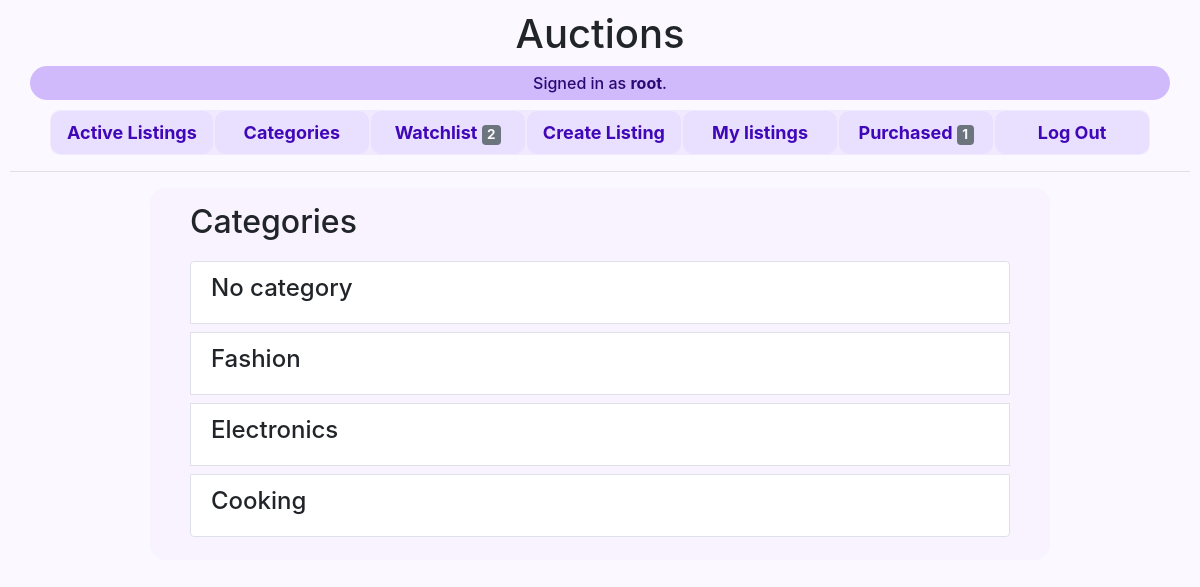
The page /categories (signed in) on the database its author committed.
### auctions/models.py (models this page shows)
class User(AbstractUser):
    pass

### auctions/views.py (the view)
# urls.py: path("categories", views.categories, name="categories"),
def categories(request):
    return render(request, "auctions/categories.html",{
        "categories": [{ "value": choice[0], "name": choice[1] } for choice in Listing._meta.get_field('category').choices]
    })

### auctions/templates/auctions/categories.html
{% extends "auctions/layout.html" %}
{% block body %}
    <h2>Categories</h2>
    <ul class="list-group">
        {% for category in categories %}
            <li class="list-group-item d-flex flex-row mb-2 border"
                onclick="location.href = `{% url 'category' category=category.value %}`">
                <h4>{{ category.name }}</h4>
            </li>
        {% endfor %}
    </ul>
{% endblock %}

### auctions/templates/auctions/layout.html (shortened to what this page needs)
{% load static %}
<!DOCTYPE html>
<html lang="en">
    <head>
        <link rel="stylesheet" href="https://stackpath.bootstrapcdn.com/bootstrap/4.4.1/css/bootstrap.min.css">
        <link href="{% static 'auctions/styles.css' %}" rel="stylesheet">
    </head>
    <body>
        <h1>Auctions</h1>
        <div id="signed-in">
            <div>
                {% if user.is_authenticated %}
                    Signed in as <strong>{{ user.username }}</strong>.
                {% else %}
                    Not signed in.
                {% endif %}
            </div>
        </div>
        <ul class="nav rounded d-flex justify-content-center"><div>
            <li class="nav-item">
                <a class="nav-link" href="{% url 'index' %}">Active Listings</a>
            </li>
            <li class="nav-item">
                <a class="nav-link" href="{% url 'categories' %}">Categories</a>
            </li>
            {% if user.is_authenticated %}
                <li class="nav-item">
                    <a class="nav-link" href="{% url 'watchlist' %}">Watchlist
                        <span class="badge bg-secondary text-light">{{ user.watchlist.count }}</span>
                    </a>
                </li>
                <li class="nav-item">
                    <a class="nav-link" href="{% url 'create_listing' %}">Create Listing</a>
                </li>
                {% if user.listing.count %}
                    <li class="nav-item">
                        <a class="nav-link" href="{% url 'my_listings' %}">My listings</a>
                    </li>
                {% endif %}
                {% if user.winning.count %}
                    <li class="nav-item">
                        <a class="nav-link" href="{% url 'purchased' %}">Purchased
                            <span class="badge bg-secondary text-light">{{ user.winning.count }}</span>
                        </a>
                    </li>
                {% endif %}
                <li class="nav-item">
                    <a class="nav-link" href="{% url 'logout' %}">Log Out</a>
                </li>
            {% endif %}</div>
        </ul>
        <hr>
        <div class="block-body-container">
            <div class="block-body">
                {% block body %}
                {% endblock %}
            </div>
        </div>
    </body>
</html>

### auctions/static/auctions/styles.css (style rules this page uses)
body { padding: 10px; background-color: #fbf9ff; }
.block-body-container { width: 100%; }
.block-body { margin: 0 auto; margin-top: 4px; margin-bottom: 4px; padding: 15px; padding-inline: 40px; background-color: #f8f3ff; width: 90%; max-width: 900px; border-radius: 15px; }
h2 { margin-bottom: 20px; }
.nav a { font-weight: 700; font-size: large; color: #4007b9; }
.nav div { display: flex; flex-wrap: wrap; background-color: #f1eaff; border-radius: 10px; }
.nav-item { margin: 1px; background-color: #e9dfff; border-radius: 10px; min-width: 154px; text-align: center; }
h1 { text-align: center; }
#signed-in { text-align: center; font-weight: 500; color: #2a0874; margin-inline: 20px; margin-bottom: 10px; background-color: #d0bafc; padding: 5px; border-radius: 20px; }

### rows shown on the page
User: username "root", watchlist.count "2", winning.count "1"

### other values the page prints
{{ category.name }} "No category" "Fashion" "Electronics" "Cooking"
